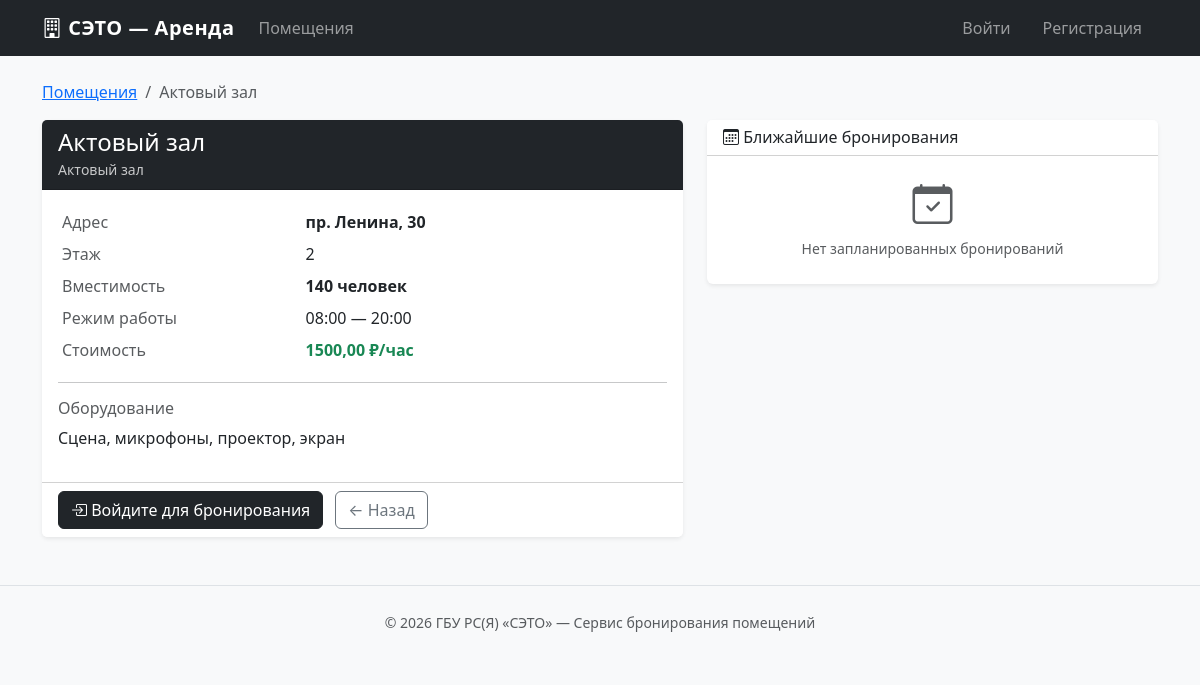
The app's page /venue/1/ with its own data.
### rental/models.py (models this page shows, shortened)
class Venue(models.Model):
    VENUE_TYPES = [
        ('hall', 'Актовый зал'),
        ('conference', 'Конференц-зал'),
        ('sport', 'Спортивный зал'),
        ('rest', 'Комната отдыха'),
        ('other', 'Иное помещение'),
    ]
    name = models.CharField(max_length=255, verbose_name='Название помещения')
    building = models.ForeignKey(
        Building,
        on_delete=models.SET_NULL,
        null=True, blank=True,
        related_name='venues',  # building.venues.all() — все помещения здания
        verbose_name='Здание'
    )
    venue_type = models.CharField(
        max_length=20, choices=VENUE_TYPES,
        default='hall', verbose_name='Тип помещения'
    )
    floor = models.IntegerField(blank=True, null=True, verbose_name='Этаж')
    area = models.FloatField(blank=True, null=True, verbose_name='Площадь, м²')
    capacity = models.IntegerField(verbose_name='Вместимость (чел.)')
    equipment = models.TextField(blank=True, verbose_name='Оборудование')
    special_conditions = models.TextField(blank=True, verbose_name='Особые условия')
    is_active = models.BooleanField(default=True, verbose_name='Доступно для бронирования')
    work_start = models.TimeField(default='08:00', verbose_name='Начало работы')
    work_end = models.TimeField(default='20:00', verbose_name='Конец работы')
    price_per_hour = models.DecimalField(
        max_digits=10, decimal_places=2,
        default=0, verbose_name='Цена за час (руб.)'
    )
    image_url = models.CharField(max_length=500, blank=True, verbose_name='Фото (URL)')
    class Meta:
        verbose_name = 'Помещение'
        verbose_name_plural = 'Помещения'
        ordering = ['name']

class Building(models.Model):
    address = models.CharField(max_length=255, verbose_name='Адрес')
    year_built = models.CharField(max_length=50, blank=True, verbose_name='Год постройки')
    total_area = models.FloatField(blank=True, null=True, verbose_name='Площадь, м²')
    floors = models.IntegerField(blank=True, null=True, verbose_name='Этажность')
    note = models.TextField(blank=True, verbose_name='Примечание')
    class Meta:
        verbose_name = 'Здание'
        verbose_name_plural = 'Здания'
        ordering = ['address']  # Сортировка по умолчанию

### rental/views.py (the view)
# urls.py: path('venue/<int:pk>/', views.venue_detail, name='venue_detail'),
def venue_detail(request, pk):
    venue = get_object_or_404(Venue, pk=pk)
    bookings = venue.bookings.filter(
        status='confirmed',
        end_datetime__gte=timezone.now()  # __gte = >= текущего времени
    ).order_by('start_datetime')
    context = {'venue': venue, 'bookings': bookings}
    return render(request, 'rental/venue_detail.html', context)

### rental/templates/rental/venue_detail.html (shortened to what this page needs)
{% extends 'rental/base.html' %}
{% block content %}
<nav aria-label="breadcrumb" class="mb-3">
  <ol class="breadcrumb">
    <li class="breadcrumb-item"><a href="{% url 'index' %}">Помещения</a></li>
    <li class="breadcrumb-item active">{{ venue.name }}</li>
  </ol>
</nav>
<div class="row g-4">
  <div class="col-lg-7">
    <div class="card border-0 shadow-sm">
      <div class="card-header bg-dark text-white">
        <h4 class="mb-0">{{ venue.name }}</h4>
        <small class="opacity-75">{{ venue.get_venue_type_display }}</small>
      </div>
      <div class="card-body">
        <table class="table table-sm table-borderless">
          <tbody>
            {% if venue.building %}
            <tr>
              <td class="text-muted" width="40%">Адрес</td>
              <td><strong>{{ venue.building.address }}</strong></td>
            </tr>
            {% endif %}
            {% if venue.floor %}
            <tr>
              <td class="text-muted">Этаж</td>
              <td>{{ venue.floor }}</td>
            </tr>
            {% endif %}
            <tr>
              <td class="text-muted">Вместимость</td>
              <td><strong>{{ venue.capacity }} человек</strong></td>
            </tr>
            <tr>
              <td class="text-muted">Режим работы</td>
              <td>{{ venue.work_start|time:"H:i" }} — {{ venue.work_end|time:"H:i" }}</td>
            </tr>
            <tr>
              <td class="text-muted">Стоимость</td>
              <td class="text-success fw-semibold">
                {% if venue.price_per_hour %}
                  {{ venue.price_per_hour }} ₽/час
                {% else %}
                  Бесплатно
                {% endif %}
              </td>
            </tr>
          </tbody>
        </table>
        {% if venue.equipment %}
        <hr>
        <h6 class="text-muted">Оборудование</h6>
        <p>{{ venue.equipment }}</p>
        {% endif %}
      </div>
      <div class="card-footer bg-white">
        {% if user.is_authenticated %}
          <a href="{% url 'book_venue' venue.pk %}" class="btn btn-dark">
            <i class="bi bi-calendar-plus"></i> Забронировать
          </a>
        {% else %}
          <a href="{% url 'login' %}" class="btn btn-dark">
            <i class="bi bi-box-arrow-in-right"></i> Войдите для бронирования
          </a>
        {% endif %}
        <a href="{% url 'index' %}" class="btn btn-outline-secondary ms-2">← Назад</a>
      </div>
    </div>
  </div>
  <div class="col-lg-5">
    <div class="card border-0 shadow-sm">
      <div class="card-header bg-white">
        <h6 class="mb-0"><i class="bi bi-calendar3"></i> Ближайшие бронирования</h6>
      </div>
      <div class="card-body p-0">
        {% if bookings %}
          <ul class="list-group list-group-flush">
            {% for b in bookings %}
            <li class="list-group-item py-3">
              <div class="d-flex justify-content-between">
                <strong class="small">{{ b.event_name }}</strong>
                <span class="badge bg-success">Подтверждено</span>
              </div>
              <div class="text-muted small mt-1">
                <i class="bi bi-clock"></i>
                {{ b.start_datetime|date:"d.m.Y" }}
                {{ b.start_datetime|time:"H:i" }} —
                {{ b.end_datetime|time:"H:i" }}
              </div>
              <div class="text-muted small">
                <i class="bi bi-people"></i> {{ b.participants_count }} участников
              </div>
            </li>
            {% endfor %}
          </ul>
        {% else %}
          <div class="text-center text-muted py-4">
            <i class="bi bi-calendar-check display-6 d-block mb-2"></i>
            <small>Нет запланированных бронирований</small>
          </div>
        {% endif %}
      </div>
    </div>
  </div>
</div>
{% endblock %}

### rental/templates/rental/base.html (style rules this page uses)
body { background-color: #f8f9fa; }

### records on screen
Venue: name "Актовый зал", venue_type "Актовый зал", building.address "пр. Ленина, 30", floor "2", capacity "140", work_start "08:00", work_end "20:00", price_per_hour "1500,00", equipment "Сцена, микрофоны, проектор, экран"
